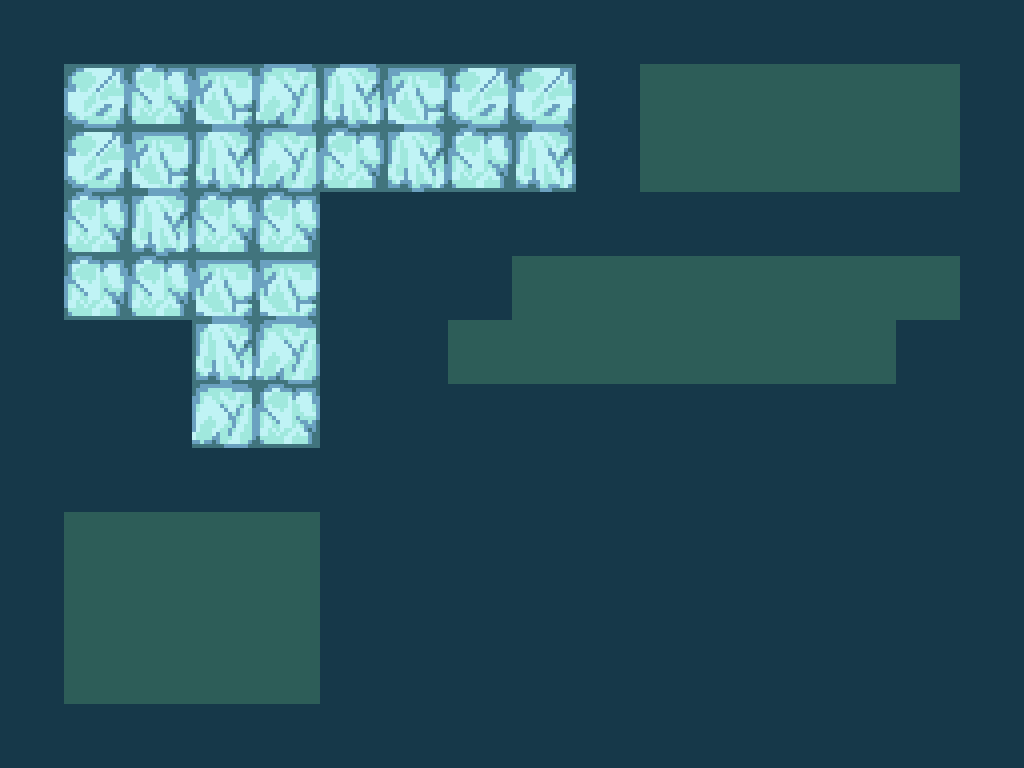

This is a level from a 2D game, rendered from its Tiled map with the project's own tilesets. A one-line summary and the complete map file follow:
An orthogonal 16x12 tile map with 64x64 px tiles, 1 tile layer (Tile Layer 1), 1 hidden layer not drawn, 2 tilesets and 4 objects (3x Lake).

<map version="1.0" tiledversion="1.1.6" orientation="orthogonal" renderorder="right-down" width="16" height="12" tilewidth="64" tileheight="64" infinite="0" nextobjectid="6">
 <tileset firstgid="1" source="game_tileset1.tsx" />
 <tileset firstgid="13" source="game_tileset2.tsx" />
 <layer name="Tile Layer 1" width="16" height="12">
  <data encoding="csv">
9,9,9,9,9,9,9,9,9,9,9,9,9,9,9,9,
9,2,5,6,3,4,6,2,2,9,1,1,1,1,1,9,
9,2,6,4,3,5,4,5,4,9,1,1,1,1,1,9,
9,5,4,5,5,9,9,9,9,9,9,9,9,9,9,9,
9,5,5,6,6,9,9,9,1,1,1,1,1,1,1,9,
9,9,9,4,3,9,9,1,1,1,1,1,1,1,9,9,
9,9,9,3,5,9,9,9,9,9,9,9,9,9,9,9,
9,9,9,9,9,9,9,9,9,9,9,9,9,9,9,9,
9,1,1,1,1,9,9,9,9,9,9,9,9,9,9,9,
9,1,1,1,1,9,9,9,9,9,9,9,9,9,9,9,
9,1,1,1,1,9,9,9,9,9,9,9,9,9,9,9,
9,9,9,9,9,9,9,9,9,9,9,9,9,9,9,9
</data>
 </layer>
 <layer name="Tile Layer 2" width="16" height="12" visible="0">
  <data encoding="csv">
0,0,0,0,0,0,0,0,0,0,0,0,0,0,0,0,
0,14,0,15,0,16,0,0,0,0,0,0,0,0,0,0,
0,0,0,0,0,0,0,0,0,0,0,0,0,0,0,0,
0,17,0,18,0,0,0,0,0,0,0,0,0,0,0,0,
0,0,0,0,0,0,0,0,0,0,0,0,0,0,0,0,
0,3221225488,0,0,0,0,0,0,0,0,0,0,0,0,0,0,
0,0,0,0,0,0,0,0,0,0,0,0,0,0,0,0,
0,0,0,0,0,0,0,0,0,0,0,0,0,0,0,0,
0,0,0,0,0,0,0,0,0,0,0,0,0,0,0,0,
0,0,0,0,0,0,0,0,0,0,0,0,0,0,0,0,
0,0,0,0,0,0,0,0,0,0,0,0,0,0,0,0,
0,0,0,0,0,0,0,0,0,0,0,0,0,0,0,0
</data>
 </layer>
 <objectgroup name="Lake" visible="0">
  <object id="1" name="Lake" x="64" y="64" width="384" height="128" />
  <object id="2" name="Lake" x="64" y="192" width="256" height="128" />
  <object id="3" x="192" y="192" width="64" />
  <object id="5" name="Lake" x="64" y="320" width="128" height="128" />
 </objectgroup>
</map>